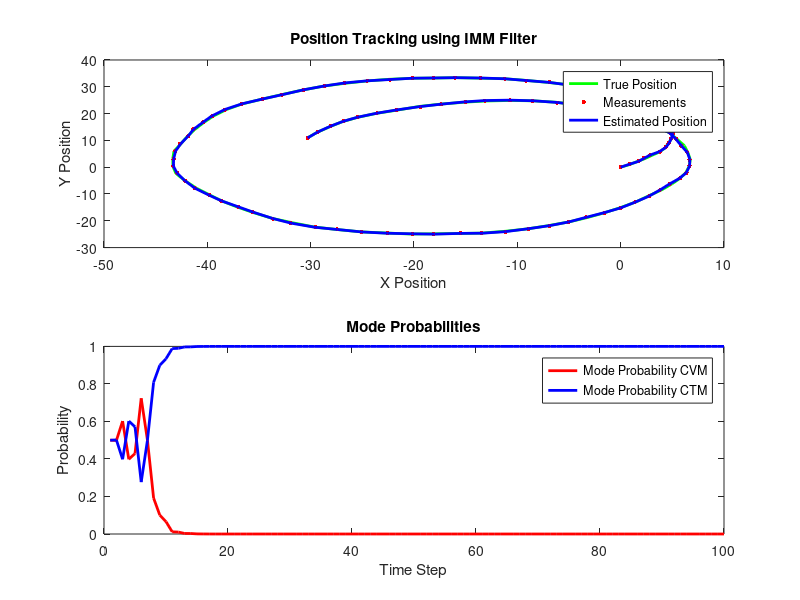
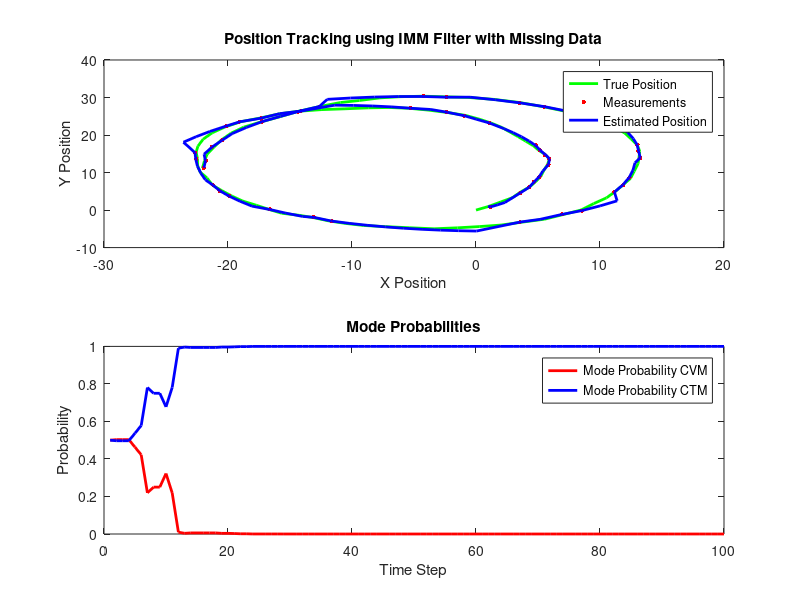
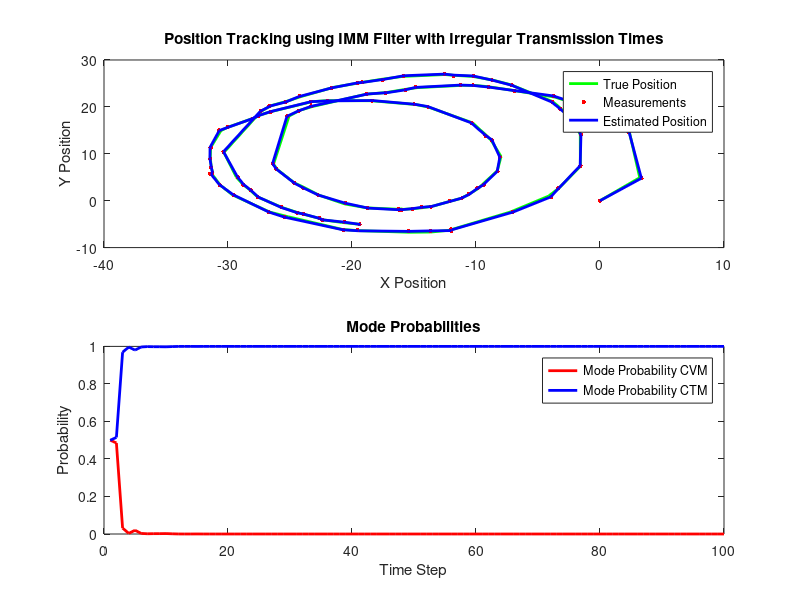

Write MATLAB code to recreate these figures, in order.
%% Tracking IMM

% Define simulation parameters
dt = 1; % Time step (s)
numSteps = 100; % Number of simulation steps
sigma = 0.1; % Process noise standard deviation

% Define the state transition matrix (F) for the Constant Velocity Model (CVM)
F_CVM = [1 0 dt 0;
         0 1 0 dt;
         0 0 1 0;
         0 0 0 1];
     
% Define the state transition matrix (F) for the Constant Turn Model (CTM)
omega = 0.1; % Constant turn rate
F_CTM = [1 0 sin(omega*dt)/omega -(1-cos(omega*dt))/omega;
         0 1 (1-cos(omega*dt))/omega sin(omega*dt)/omega;
         0 0 cos(omega*dt) -sin(omega*dt);
         0 0 sin(omega*dt) cos(omega*dt)];
     
% Define the measurement matrix (H)
H = [1 0 0 0;
     0 1 0 0];
 
% Define process noise covariance (Q)
Q_CVM = sigma^2 * [dt^4/4 0 dt^3/2 0; 
                   0 dt^4/4 0 dt^3/2; 
                   dt^3/2 0 dt^2 0; 
                   0 dt^3/2 0 dt^2];
Q_CTM = sigma^2 * eye(4);

% Define measurement noise covariance (R)
R = sigma^2 * eye(2);

% Define the initial state
x0 = [0; 0; 1; 1];

% Define the initial state covariance
P0 = 1 * eye(4);

% Define the initial mode probabilities
mu = [0.5; 0.5];

% Define transition probabilities
P = [0.9 0.1; 0.1 0.9];

% Number of models
numModels = 2;

% Initialize the state estimates and covariances for each model
x_estimates = repmat(x0, 1, numModels);
P_estimates = repmat(P0, 1, 1, numModels);

% Storage for results
x_est = zeros(4, numSteps);
x_true = zeros(4, numSteps);
z = zeros(2, numSteps);
model_probabilities = zeros(numModels, numSteps);

% Initial state
x_true(:,1) = x0;

% Simulate true trajectory
for k = 2:numSteps
    % True state (use CTM for simulation)
    x_true(:,k) = F_CTM * x_true(:,k-1) + mvnrnd(zeros(4,1), Q_CTM)';
    % Measurement
    z(:,k) = H * x_true(:,k) + mvnrnd(zeros(2,1), R)';
end

% IMM filter loop
for k = 1:numSteps
    % Interaction (mixing)
    x_mix = zeros(4, numModels);
    P_mix = zeros(4, 4, numModels);
    for i = 1:numModels
        for j = 1:numModels
            x_mix(:,i) = x_mix(:,i) + P(j,i) * x_estimates(:,j);
        end
        for j = 1:numModels
            P_mix(:,:,i) = P_mix(:,:,i) + P(j,i) * (P_estimates(:,:,j) + (x_estimates(:,j) - x_mix(:,i)) * (x_estimates(:,j) - x_mix(:,i))');
        end
    end

    % Model-specific Kalman filtering
    x_predict = zeros(4, numModels);
    P_predict = zeros(4, 4, numModels);
    L = zeros(numModels, 1);
    for i = 1:numModels
        if i == 1
            F = F_CVM;
            Q = Q_CVM;
        else
            F = F_CTM;
            Q = Q_CTM;
        end
        % Prediction
        x_predict(:,i) = F * x_mix(:,i);
        P_predict(:,:,i) = F * P_mix(:,:,i) * F' + Q;
        % Update
        y = z(:,k) - H * x_predict(:,i);
        S = H * P_predict(:,:,i) * H' + R;
        K = P_predict(:,:,i) * H' / S;
        x_estimates(:,i) = x_predict(:,i) + K * y;
        P_estimates(:,:,i) = (eye(4) - K * H) * P_predict(:,:,i);
        % Likelihood
        L(i) = exp(-0.5 * (y' / S * y)) / sqrt(det(2 * pi * S));
    end

    % Model probability update
    c = L' * mu;
    mu = (L .* mu) / c;

    % State and covariance combination
    x_est(:,k) = x_estimates * mu;
    P_combined = zeros(4, 4);
    for i = 1:numModels
        P_combined = P_combined + mu(i) * (P_estimates(:,:,i) + (x_estimates(:,i) - x_est(:,k)) * (x_estimates(:,i) - x_est(:,k))');
    end

    % Store model probabilities
    model_probabilities(:,k) = mu;
end

% Plot results
figure;
subplot(2,1,1);
plot(x_true(1,:), x_true(2,:), 'g-', 'LineWidth', 2); hold on;
plot(z(1,:), z(2,:), 'r.', 'MarkerSize', 10);
plot(x_est(1,:), x_est(2,:), 'b-', 'LineWidth', 2);
legend('True Position', 'Measurements', 'Estimated Position');
title('Position Tracking using IMM Filter');
xlabel('X Position');
ylabel('Y Position');

subplot(2,1,2);
plot(model_probabilities(1,:), 'r-', 'LineWidth', 2); hold on;
plot(model_probabilities(2,:), 'b-', 'LineWidth', 2);
legend('Mode Probability CVM', 'Mode Probability CTM');
title('Mode Probabilities');
xlabel('Time Step');
ylabel('Probability');
%% Generate missing data and estimate
% Define simulation parameters
dt = 1; % Time step (s)
numSteps = 100; % Number of simulation steps
sigma = 0.1; % Process noise standard deviation

% Define the state transition matrix (F) for the Constant Velocity Model (CVM)
F_CVM = [1 0 dt 0;
         0 1 0 dt;
         0 0 1 0;
         0 0 0 1];
     
% Define the state transition matrix (F) for the Constant Turn Model (CTM)
omega = 0.1; % Constant turn rate
F_CTM = [1 0 sin(omega*dt)/omega -(1-cos(omega*dt))/omega;
         0 1 (1-cos(omega*dt))/omega sin(omega*dt)/omega;
         0 0 cos(omega*dt) -sin(omega*dt);
         0 0 sin(omega*dt) cos(omega*dt)];
     
% Define the measurement matrix (H)
H = [1 0 0 0;
     0 1 0 0];
 
% Define process noise covariance (Q)
Q_CVM = sigma^2 * [dt^4/4 0 dt^3/2 0; 
                   0 dt^4/4 0 dt^3/2; 
                   dt^3/2 0 dt^2 0; 
                   0 dt^3/2 0 dt^2];
Q_CTM = sigma^2 * eye(4);

% Define measurement noise covariance (R)
R = sigma^2 * eye(2);

% Define the initial state
x0 = [0; 0; 1; 1];

% Define the initial state covariance
P0 = 1 * eye(4);

% Define the initial mode probabilities
mu = [0.5; 0.5];

% Define transition probabilities
P = [0.9 0.1; 0.1 0.9];

% Number of models
numModels = 2;

% Initialize the state estimates and covariances for each model
x_estimates = repmat(x0, 1, numModels);
P_estimates = repmat(P0, 1, 1, numModels);

% Storage for results
x_est = zeros(4, numSteps);
x_true = zeros(4, numSteps);
z = NaN(2, numSteps); % Initialize with NaN to represent missing measurements
model_probabilities = zeros(numModels, numSteps);

% Initial state
x_true(:,1) = x0;

% Simulate true trajectory and generate measurements with missing data
for k = 2:numSteps
    % True state (use CTM for simulation)
    x_true(:,k) = F_CTM * x_true(:,k-1) + mvnrnd(zeros(4,1), Q_CTM)';
    % Randomly decide if the measurement is missing (e.g., 20% missing data)
    if rand > 0.6
        z(:,k) = H * x_true(:,k) + mvnrnd(zeros(2,1), R)';
    end
end

% IMM filter loop
for k = 1:numSteps
    % Interaction (mixing)
    x_mix = zeros(4, numModels);
    P_mix = zeros(4, 4, numModels);
    for i = 1:numModels
        for j = 1:numModels
            x_mix(:,i) = x_mix(:,i) + P(j,i) * x_estimates(:,j);
        end
        for j = 1:numModels
            P_mix(:,:,i) = P_mix(:,:,i) + P(j,i) * (P_estimates(:,:,j) + (x_estimates(:,j) - x_mix(:,i)) * (x_estimates(:,j) - x_mix(:,i))');
        end
    end

    % Model-specific Kalman filtering
    x_predict = zeros(4, numModels);
    P_predict = zeros(4, 4, numModels);
    L = zeros(numModels, 1);
    for i = 1:numModels
        if i == 1
            F = F_CVM;
            Q = Q_CVM;
        else
            F = F_CTM;
            Q = Q_CTM;
        end
        % Prediction
        x_predict(:,i) = F * x_mix(:,i);
        P_predict(:,:,i) = F * P_mix(:,:,i) * F' + Q;
        % Update if measurement is available
        if ~isnan(z(1,k))
            y = z(:,k) - H * x_predict(:,i);
            S = H * P_predict(:,:,i) * H' + R;
            K = P_predict(:,:,i) * H' / S;
            x_estimates(:,i) = x_predict(:,i) + K * y;
            P_estimates(:,:,i) = (eye(4) - K * H) * P_predict(:,:,i);
            % Likelihood
            L(i) = exp(-0.5 * (y' / S * y)) / sqrt(det(2 * pi * S));
        else
            x_estimates(:,i) = x_predict(:,i);
            P_estimates(:,:,i) = P_predict(:,:,i);
            L(i) = 1; % Neutral likelihood when no measurement
        end
    end

    % Model probability update
    c = L' * mu;
    mu = (L .* mu) / c;

    % State and covariance combination
    x_est(:,k) = x_estimates * mu;
    P_combined = zeros(4, 4);
    for i = 1:numModels
        P_combined = P_combined + mu(i) * (P_estimates(:,:,i) + (x_estimates(:,i) - x_est(:,k)) * (x_estimates(:,i) - x_est(:,k))');
    end

    % Store model probabilities
    model_probabilities(:,k) = mu;
end

% Plot results
figure;
subplot(2,1,1);
plot(x_true(1,:), x_true(2,:), 'g-', 'LineWidth', 2); hold on;
plot(z(1,:), z(2,:), 'r.', 'MarkerSize', 10);
plot(x_est(1,:), x_est(2,:), 'b-', 'LineWidth', 2);
legend('True Position', 'Measurements', 'Estimated Position');
title('Position Tracking using IMM Filter with Missing Data');
xlabel('X Position');
ylabel('Y Position');

subplot(2,1,2);
plot(model_probabilities(1,:), 'r-', 'LineWidth', 2); hold on;
plot(model_probabilities(2,:), 'b-', 'LineWidth', 2);
legend('Mode Probability CVM', 'Mode Probability CTM');
title('Mode Probabilities');
xlabel('Time Step');
ylabel('Probability');
%% To simulate an AIS-like scenario where the transmission times are irregular, we can modify the simulation to include random time intervals between measurements. This involves:
% Define simulation parameters
dt = 1; % Average time step (s)
numSteps = 100; % Number of simulation steps
sigma = 0.1; % Process noise standard deviation

% Define the state transition matrix (F) for the Constant Velocity Model (CVM)
F_CVM = @(dt) [1 0 dt 0;
               0 1 0 dt;
               0 0 1 0;
               0 0 0 1];
     
% Define the state transition matrix (F) for the Constant Turn Model (CTM)
omega = 0.1; % Constant turn rate
F_CTM = @(dt) [1 0 sin(omega*dt)/omega -(1-cos(omega*dt))/omega;
               0 1 (1-cos(omega*dt))/omega sin(omega*dt)/omega;
               0 0 cos(omega*dt) -sin(omega*dt);
               0 0 sin(omega*dt) cos(omega*dt)];
     
% Define the measurement matrix (H)
H = [1 0 0 0;
     0 1 0 0];
 
% Define process noise covariance (Q)
Q_CVM = @(dt) sigma^2 * [dt^4/4 0 dt^3/2 0; 
                         0 dt^4/4 0 dt^3/2; 
                         dt^3/2 0 dt^2 0; 
                         0 dt^3/2 0 dt^2];
Q_CTM = @(dt) sigma^2 * eye(4);

% Define measurement noise covariance (R)
R = sigma^2 * eye(2);

% Define the initial state
x0 = [0; 0; 1; 1];

% Define the initial state covariance
P0 = 1 * eye(4);

% Define the initial mode probabilities
mu = [0.5; 0.5];

% Define transition probabilities
P = [0.9 0.1; 0.1 0.9];

% Number of models
numModels = 2;

% Initialize the state estimates and covariances for each model
x_estimates = repmat(x0, 1, numModels);
P_estimates = repmat(P0, 1, 1, numModels);

% Storage for results
x_est = zeros(4, numSteps);
x_true = zeros(4, numSteps);
z = zeros(2, numSteps); % Measurement matrix
time_steps = zeros(1, numSteps); % Time intervals
model_probabilities = zeros(numModels, numSteps);

% Initial state
x_true(:,1) = x0;

% Simulate true trajectory and generate measurements with irregular time intervals
time_steps(1) = dt;
for k = 2:numSteps
    % Generate a random time step
    time_steps(k) = dt + 2*randn; % Mean dt with some noise
    if time_steps(k) <= 0
        time_steps(k) = dt; % Ensure positive time step
    end
    % True state (use CTM for simulation)
    x_true(:,k) = F_CTM(time_steps(k)) * x_true(:,k-1) + mvnrnd(zeros(4,1), Q_CTM(time_steps(k)))';
    % Measurement
    z(:,k) = H * x_true(:,k) + mvnrnd(zeros(2,1), R)';
end

% IMM filter loop
for k = 1:numSteps
    % Interaction (mixing)
    x_mix = zeros(4, numModels);
    P_mix = zeros(4, 4, numModels);
    for i = 1:numModels
        for j = 1:numModels
            x_mix(:,i) = x_mix(:,i) + P(j,i) * x_estimates(:,j);
        end
        for j = 1:numModels
            P_mix(:,:,i) = P_mix(:,:,i) + P(j,i) * (P_estimates(:,:,j) + (x_estimates(:,j) - x_mix(:,i)) * (x_estimates(:,j) - x_mix(:,i))');
        end
    end

    % Model-specific Kalman filtering
    x_predict = zeros(4, numModels);
    P_predict = zeros(4, 4, numModels);
    L = zeros(numModels, 1);
    for i = 1:numModels
        if i == 1
            F = F_CVM(time_steps(k));
            Q = Q_CVM(time_steps(k));
        else
            F = F_CTM(time_steps(k));
            Q = Q_CTM(time_steps(k));
        end
        % Prediction
        x_predict(:,i) = F * x_mix(:,i);
        P_predict(:,:,i) = F * P_mix(:,:,i) * F' + Q;
        % Update
        y = z(:,k) - H * x_predict(:,i);
        S = H * P_predict(:,:,i) * H' + R;
        K = P_predict(:,:,i) * H' / S;
        x_estimates(:,i) = x_predict(:,i) + K * y;
        P_estimates(:,:,i) = (eye(4) - K * H) * P_predict(:,:,i);
        % Likelihood
        L(i) = exp(-0.5 * (y' / S * y)) / sqrt(det(2 * pi * S));
    end

    % Model probability update
    c = L' * mu;
    mu = (L .* mu) / c;

    % State and covariance combination
    x_est(:,k) = x_estimates * mu;
    P_combined = zeros(4, 4);
    for i = 1:numModels
        P_combined = P_combined + mu(i) * (P_estimates(:,:,i) + (x_estimates(:,i) - x_est(:,k)) * (x_estimates(:,i) - x_est(:,k))');
    end

    % Store model probabilities
    model_probabilities(:,k) = mu;
end

% Plot results
figure;
subplot(2,1,1);
plot(x_true(1,:), x_true(2,:), 'g-', 'LineWidth', 2); hold on;
plot(z(1,:), z(2,:), 'r.', 'MarkerSize', 10);
plot(x_est(1,:), x_est(2,:), 'b-', 'LineWidth', 2);
legend('True Position', 'Measurements', 'Estimated Position');
title('Position Tracking using IMM Filter with Irregular Transmission Times');
xlabel('X Position');
ylabel('Y Position');

subplot(2,1,2);
plot(model_probabilities(1,:), 'r-', 'LineWidth', 2); hold on;
plot(model_probabilities(2,:), 'b-', 'LineWidth', 2);
legend('Mode Probability CVM', 'Mode Probability CTM');
title('Mode Probabilities');
xlabel('Time Step');
ylabel('Probability');
